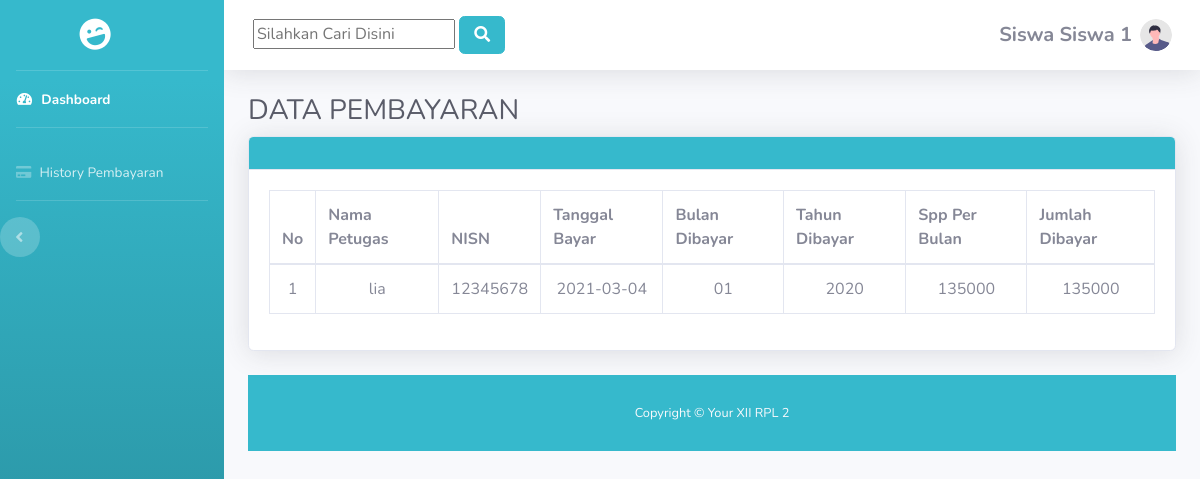
The page /dashboardsiswa.php on the database its author committed.
### tables this page shows
CREATE TABLE `pembayaran` (
  `id_pembayaran` int(11) NOT NULL,
  `id_petugas` int(11) NOT NULL,
  `nisn` varchar(11) NOT NULL,
  `tgl_bayar` date NOT NULL,
  `bulan_dibayar` varchar(8) NOT NULL,
  `tahun_dibayar` varchar(4) NOT NULL,
  `id_spp` int(11) NOT NULL,
  `jumlah_bayar` int(11) NOT NULL
);

CREATE TABLE `petugas` (
  `id_petugas` int(11) NOT NULL,
  `username` varchar(25) NOT NULL,
  `password` varchar(32) NOT NULL,
  `nama_petugas` varchar(35) NOT NULL,
  `level` enum('admin','petugas') NOT NULL
);

CREATE TABLE `spp` (
  `id_spp` int(11) NOT NULL,
  `tahun` int(11) NOT NULL,
  `nominal` int(11) NOT NULL
);

### dashboardsiswa.php (called while the page is built, shortened)
<?php
  include ('tampilan/header.php');
  include ('tampilan/halaman.php');
  include ('tampilan/footer.php');
?>

### tampilan/halaman.php (the view, shortened to what this page needs)
<body id="page-top">
    <div id="wrapper">
        <ul class="navbar-nav bg-gradient-info sidebar sidebar-dark accordion" id="accordionSidebar">
            <a class="sidebar-brand d-flex align-items-center justify-content-center" href="index.html">
                <div class="sidebar-brand-icon rotate-n-15">
                    <i class="fas fa-laugh-wink"></i>
                </div>
            </a>
            <hr class="sidebar-divider my-0">
            <li class="nav-item active">
                <a class="nav-link" href="index.html">
                    <i class="fas fa-fw fa-tachometer-alt"></i>
                    <span>Dashboard</span></a>
            </li>
            <hr class="sidebar-divider">
            <li class="nav-item">
                <a class="nav-link" href="dashboardsiswa.php">
                    <i class="fas fa-credit-card"></i>
                    <span>History Pembayaran</span></a>
            <hr class="sidebar-divider d-none d-md-block">
            <div class="text-center d-none d-md-inline">
                <button class="rounded-circle border-0" id="sidebarToggle"></button>
            </div>
        </ul>
        <div id="content-wrapper" class="d-flex flex-column">
            <div id="content">
                <nav class="navbar navbar-expand navbar-light bg-white topbar mb-4 static-top shadow">
                    <form action="<?php echo $_SERVER["PHP_SELF"];?>" method="post" class="btn btn-link">
                           <?php
                        $kata_kunci="";
                        ?>
                   <input class="text-dark" type="text" name="kata_kunci" value="<?php echo $kata_kunci;?>" placeholder="Silahkan Cari Disini" required/>
                  <button class="btn btn-info" type="submit"><i class="fas fa-search fa-fw"></i></button>
                </form>
                    <ul class="navbar-nav ml-auto">
                        <li class="nav-item dropdown no-arrow d-sm-none">
                        <li class="nav-item dropdown no-arrow">
                            <a class="nav-link dropdown-toggle" href="#" id="userDropdown" role="button"
                                data-toggle="dropdown" aria-haspopup="true" aria-expanded="false">
                                <span class="mr-2 d-none d-lg-inline text-gray-600 small">
                                <p align="center"><h5 align="center"> <b>Siswa</b> <b>Siswa 1</h5></b></p></span>
                                <img class="img-profile rounded-circle"
                                    src="img/undraw_profile.svg">
                            </a>
                        </li>
                    </ul>
                </nav>
                <div class="container-fluid">
                    <h1 class="h3 mb-2 text-gray-800">DATA PEMBAYARAN</h1>
                    <div class="card shadow mb-4">
                        <div class="card-header py-3 bg-info">
                        </div>
                        <div class="card-body">
                            <div class="table-responsive">
                                <table class="table table-bordered" id="dataTable" width="100%" cellspacing="0">
                                    <thead>
                                        <tr>
                                         <th>No</th>
                                          <th>Nama Petugas</th>
                                          <th>NISN</th>
                                          <th>Tanggal Bayar</th>
                                          <th>Bulan Dibayar</th>
                                          <th>Tahun Dibayar</th>
                                          <th>Spp Per Bulan</th>
                                          <th>Jumlah Dibayar</th>
                                        </tr>
                                    </thead>
                                    <tbody>
                                          <?php
                            if (isset($_POST['kata_kunci'])) {
                                $kata_kunci=trim($_POST['kata_kunci']);
                                $query="select * from pembayaran,petugas,spp where id_pembayaran like '%".$kata_kunci."%' or bulan_dibayar like '%".$kata_kunci."%' or tahun_dibayar like '%".$kata_kunci."%' order by bulan_dibayar asc";
                            }else {
                            $query="select * from pembayaran,petugas,spp where pembayaran.id_petugas=petugas.id_petugas and pembayaran.id_spp=spp.id_spp order by id_pembayaran asc";
                            }
                          $result = mysqli_query($koneksi, $query);
                          $no = 1;
                          while($row = mysqli_fetch_assoc($result))
                          {
                          ?>
                         <tr class="text-center">
                            <td><?php echo $no; ?></td>
                            <td><?php echo $row['nama_petugas']; ?></td>
                            <td><?php echo $row['nisn']; ?></td>
                            <td><?php echo $row['tgl_bayar']; ?></td>
                            <td><?php echo $row['bulan_dibayar']; ?></td>
                            <td><?php echo $row['tahun_dibayar']; ?></td>
                            <td><?php echo substr($row['nominal'], 0, 20); ?></td>
                            <td><?php echo $row['jumlah_bayar']; ?></td>
                                            </tr>
                                            <?php
                                              $no++;
                                            }
                                            ?>
                                    </tbody>
                                </table>
                            </div>
                        </div>
                    </div>
                    <tbody>

### rows shown on the page
pembayaran: id_petugas.nama_petugas "lia", nisn "12345678", tgl_bayar "2021-03-04", bulan_dibayar "01", tahun_dibayar "2020", spp.nominal "135000", jumlah_bayar "135000"
